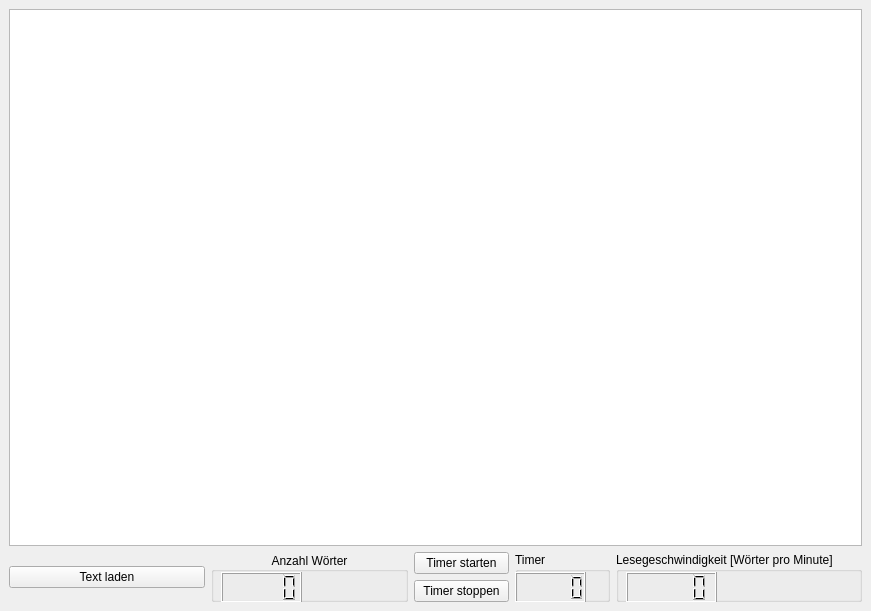
<?xml version="1.0" encoding="UTF-8"?>
<ui version="4.0">
 <class>MainWindow</class>
 <widget class="QMainWindow" name="MainWindow">
  <property name="geometry">
   <rect>
    <x>0</x>
    <y>0</y>
    <width>871</width>
    <height>611</height>
   </rect>
  </property>
  <property name="windowTitle">
   <string>MainWindow</string>
  </property>
  <widget class="QWidget" name="centralwidget">
   <layout class="QGridLayout" name="gridLayout">
    <item row="0" column="0">
     <layout class="QVBoxLayout" name="verticalLayout_6">
      <item>
       <widget class="QTextEdit" name="textEdit_Lesetext"/>
      </item>
      <item>
       <layout class="QHBoxLayout" name="horizontalLayout_3">
        <item>
         <widget class="QPushButton" name="pushButton_Text_laden">
          <property name="text">
           <string>Text laden</string>
          </property>
         </widget>
        </item>
        <item>
         <widget class="QGroupBox" name="groupBox">
          <property name="title">
           <string>Anzahl Wörter</string>
          </property>
          <property name="alignment">
           <set>Qt::AlignCenter</set>
          </property>
          <widget class="QLCDNumber" name="lcdNumber_Anzahl_Woerter">
           <property name="geometry">
            <rect>
             <x>10</x>
             <y>20</y>
             <width>81</width>
             <height>31</height>
            </rect>
           </property>
           <property name="layoutDirection">
            <enum>Qt::LeftToRight</enum>
           </property>
          </widget>
         </widget>
        </item>
        <item>
         <layout class="QHBoxLayout" name="horizontalLayout">
          <item>
           <layout class="QVBoxLayout" name="verticalLayout_2">
            <item>
             <widget class="QPushButton" name="pushButton_Timer_starten">
              <property name="text">
               <string>Timer starten</string>
              </property>
             </widget>
            </item>
            <item>
             <widget class="QPushButton" name="pushButton_Timer_stoppen">
              <property name="text">
               <string>Timer stoppen</string>
              </property>
             </widget>
            </item>
           </layout>
          </item>
          <item>
           <widget class="QGroupBox" name="groupBox_2">
            <property name="title">
             <string>Timer</string>
            </property>
            <widget class="QLCDNumber" name="lcdNumber_Timer">
             <property name="geometry">
              <rect>
               <x>0</x>
               <y>20</y>
               <width>71</width>
               <height>31</height>
              </rect>
             </property>
            </widget>
           </widget>
          </item>
         </layout>
        </item>
        <item>
         <layout class="QVBoxLayout" name="verticalLayout_3">
          <item>
           <layout class="QHBoxLayout" name="horizontalLayout_4">
            <item>
             <widget class="QGroupBox" name="groupBox_3">
              <property name="title">
               <string>Lesegeschwindigkeit [Wörter pro Minute]</string>
              </property>
              <widget class="QLCDNumber" name="lcdNumber_Lesegeschwindigkeit">
               <property name="geometry">
                <rect>
                 <x>10</x>
                 <y>20</y>
                 <width>91</width>
                 <height>31</height>
                </rect>
               </property>
              </widget>
             </widget>
            </item>
           </layout>
          </item>
         </layout>
        </item>
       </layout>
      </item>
     </layout>
    </item>
   </layout>
  </widget>
 </widget>
 <resources/>
 <connections/>
</ui>
